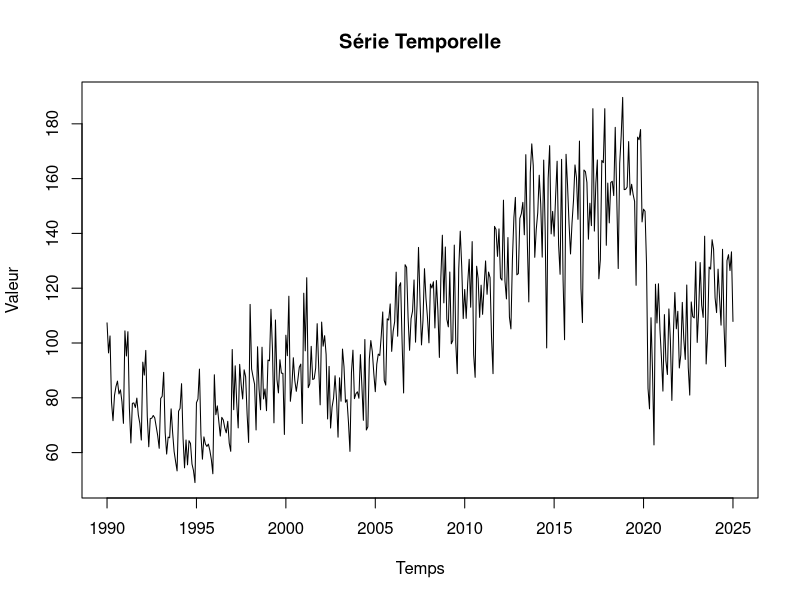
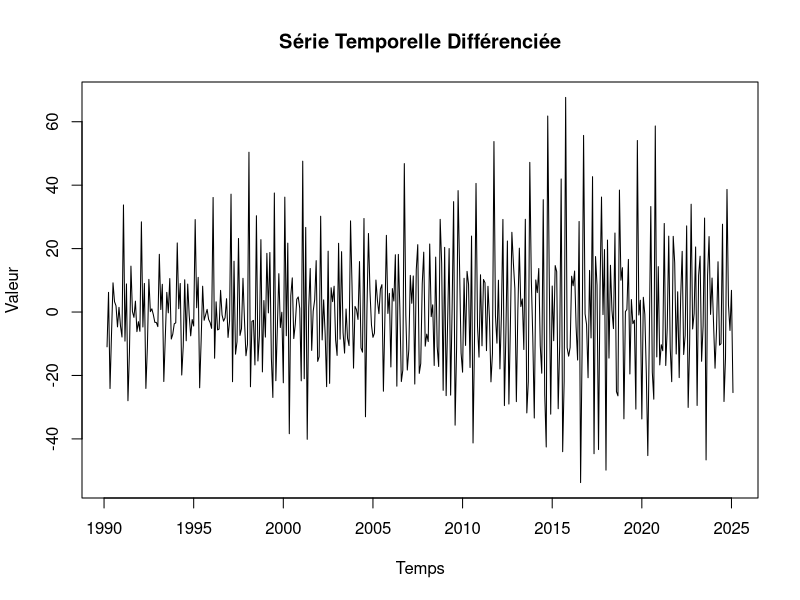

The R source for these figures, in order:
## ---- chunk 1
library(tseries)
library(readr)
## ---- chunk 2

valeurs_mensuelles <- read_delim("valeurs_mensuelles.csv", delim = ";", col_types = cols())
vm <- valeurs_mensuelles[-c(1, 2, 3), ]
colnames(vm) <- c("date","value","code")  
vm <- vm[nrow(vm):1, ]
vm$value <- as.numeric(vm$value)
vm$diff <- c(NA,diff(vm$value))

str(vm)

head(vm)
## ---- chunk 3
serie_ts <- ts(vm$value, start = c(1990, 01), frequency = 12) 
diff_series <- ts(vm$diff, start = c(1990, 02), frequency = 12) 
# Test de Dickey-Fuller augmenté
diff_series <- na.omit(diff_series) 
adf_test <- adf.test(diff_series, alternative="stationary")
print(adf_test)
## ---- chunk 4

plot(serie_ts, main="Série Temporelle", xlab="Temps", ylab="Valeur")
plot(diff_series, main="Série Temporelle Différenciée", xlab="Temps", ylab="Valeur")
## ---- chunk 5



